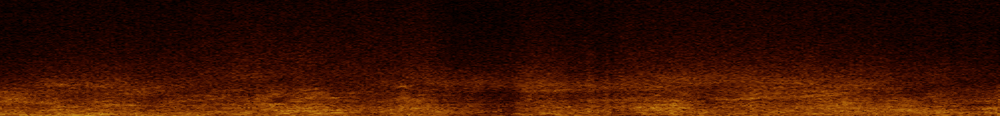
#> input picture DataImage/1/3e.png, 1000 x 116 px, shrunk from 2293 x 267 before the run
$ python bitwise_erzhiyanmo.py
#> lines starting #> are read from the running program, lines starting #| are printed output that depends on the picture; after the words box and inside, x2 and y2 are one past the last pixel; in counts of white or black regions, pixels touching at a corner belong together
"""
二值掩膜
"""
import cv2
import numpy as np

# 读取图像
# annotated_img = cv2.imread('DataImage/1/3be.png')
original_img = cv2.imread('DataImage/1/3e.png')
#> original_img is the input picture: shape (116, 1000, 3); mean B, G, R 0.9, 16.2, 56.1

# 转换为灰度图像
gray = cv2.cvtColor(original_img, cv2.COLOR_BGR2GRAY)
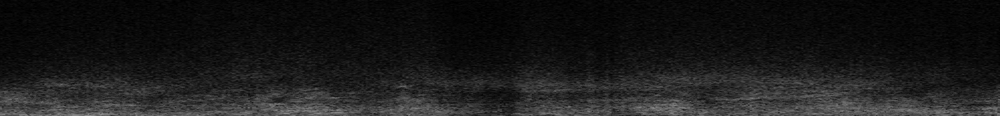
#> gray: shape (116, 1000); min 0, max 142, mean 26.4

# 高斯模糊
blurred = cv2.GaussianBlur(gray, (5, 5), 0)

# 边缘检测
edges = cv2.Canny(blurred, 50, 150)
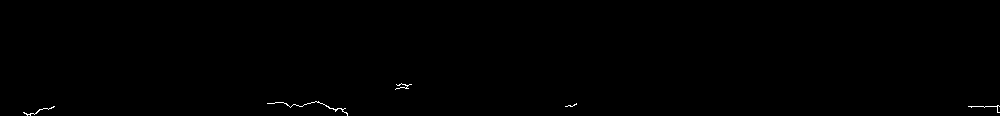
#> edges: shape (116, 1000); 0.2% white in thin lines or dots, all inside (x1, y1, x2, y2) = (23, 83, 1000, 116)

# 创建掩模
_, mask = cv2.threshold(edges, 1, 255, cv2.THRESH_BINARY)

# 应用掩模提取目标区域
segmented = cv2.bitwise_and(original_img, original_img, mask=mask)

# 显示结果
cv2.imshow('Segmented Area', segmented)
# cv2.imwrite('DataImage/1/3b_bitwiseer.png', segmented)
cv2.waitKey(0)
cv2.destroyAllWindows()

$ run again, with DataImage/1/10e.png copied over DataImage/1/3e.png
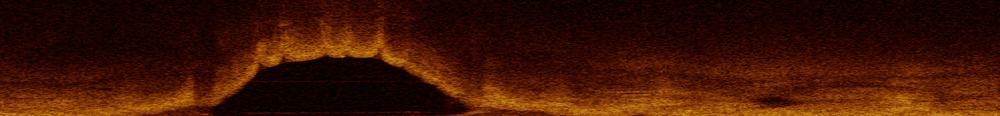
#> input picture DataImage/1/10e.png, 1000 x 116 px, shrunk from 2293 x 267 before the run
#> original_img is the input picture: shape (116, 1000, 3); mean B, G, R 1.4, 20, 62
#> `edges = cv2.Canny(blurred, 50, 150)`:
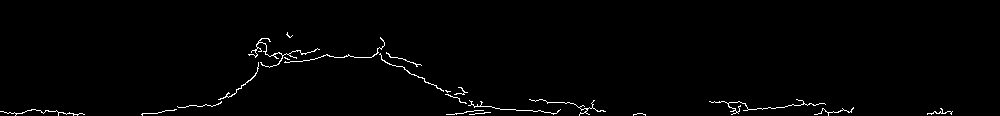
#> edges: shape (116, 1000); 1.2% white in thin lines or dots, all inside (x1, y1, x2, y2) = (0, 32, 953, 116)
#> `segmented = cv2.bitwise_and(original_img, original_img, mask=mask)`:
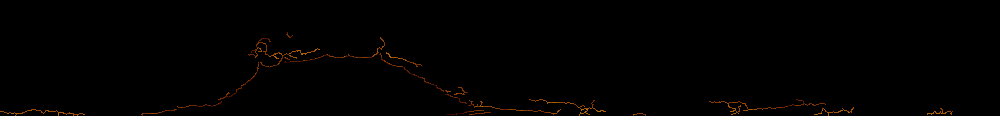
#> segmented: shape (116, 1000, 3); mean B, G, R 0.1, 0.7, 1.5

$ run again, with DataImage/1/1e.png copied over DataImage/1/3e.png
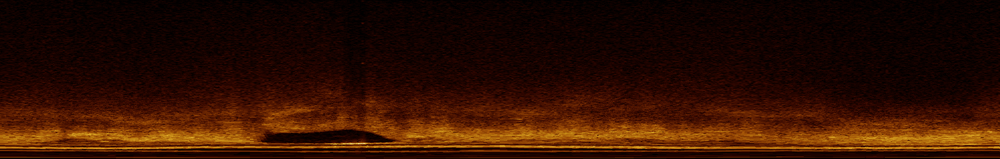
#> input picture DataImage/1/1e.png, 1000 x 159 px, shrunk from 2293 x 365 before the run
#> original_img is the input picture: shape (159, 1000, 3); mean B, G, R 1.3, 16.1, 48.7
#> `edges = cv2.Canny(blurred, 50, 150)`:
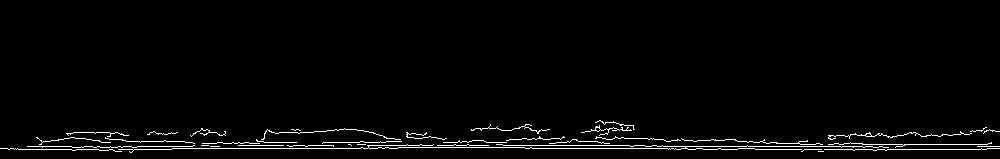
#> edges: shape (159, 1000); 2.3% white in thin lines or dots, all inside (x1, y1, x2, y2) = (0, 120, 1000, 153)
#> `segmented = cv2.bitwise_and(original_img, original_img, mask=mask)`:
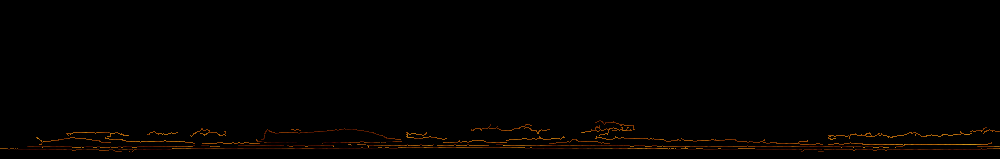
#> segmented: shape (159, 1000, 3); mean B, G, R 0.1, 1.3, 2.7
